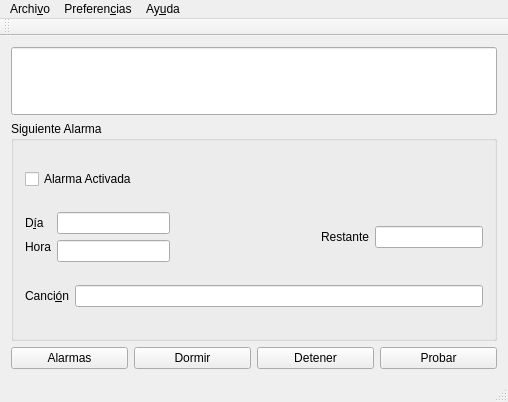
<?xml version="1.0" encoding="UTF-8"?>
<ui version="4.0">
 <class>MainWindow</class>
 <widget class="QMainWindow" name="MainWindow">
  <property name="geometry">
   <rect>
    <x>0</x>
    <y>0</y>
    <width>508</width>
    <height>402</height>
   </rect>
  </property>
  <property name="sizePolicy">
   <sizepolicy hsizetype="Fixed" vsizetype="Fixed">
    <horstretch>0</horstretch>
    <verstretch>0</verstretch>
   </sizepolicy>
  </property>
  <property name="windowTitle">
   <string>Despertador</string>
  </property>
  <widget class="QWidget" name="centralWidget">
   <layout class="QVBoxLayout" name="verticalLayout_3">
    <item>
     <layout class="QHBoxLayout" name="horizontalLayout">
      <item>
       <layout class="QVBoxLayout" name="verticalLayout_2">
        <item>
         <widget class="QLineEdit" name="LEtime">
          <property name="font">
           <font>
            <pointsize>40</pointsize>
           </font>
          </property>
          <property name="alignment">
           <set>Qt::AlignCenter</set>
          </property>
          <property name="readOnly">
           <bool>true</bool>
          </property>
         </widget>
        </item>
       </layout>
      </item>
     </layout>
    </item>
    <item>
     <widget class="QGroupBox" name="groupBox">
      <property name="sizePolicy">
       <sizepolicy hsizetype="Preferred" vsizetype="Expanding">
        <horstretch>0</horstretch>
        <verstretch>0</verstretch>
       </sizepolicy>
      </property>
      <property name="title">
       <string>Siguiente Alarma</string>
      </property>
      <layout class="QVBoxLayout" name="verticalLayout">
       <item>
        <widget class="QCheckBox" name="CHKenableAlarm">
         <property name="text">
          <string>Alarma Activada</string>
         </property>
        </widget>
       </item>
       <item>
        <layout class="QHBoxLayout" name="horizontalLayout_4">
         <item>
          <layout class="QFormLayout" name="formLayout">
           <item row="0" column="0">
            <widget class="QLabel" name="label_4">
             <property name="sizePolicy">
              <sizepolicy hsizetype="Minimum" vsizetype="Preferred">
               <horstretch>0</horstretch>
               <verstretch>0</verstretch>
              </sizepolicy>
             </property>
             <property name="text">
              <string>D&amp;ía</string>
             </property>
             <property name="buddy">
              <cstring>LEday</cstring>
             </property>
            </widget>
           </item>
           <item row="0" column="1">
            <widget class="QLineEdit" name="LEday">
             <property name="readOnly">
              <bool>true</bool>
             </property>
            </widget>
           </item>
           <item row="1" column="0">
            <widget class="QLabel" name="label">
             <property name="sizePolicy">
              <sizepolicy hsizetype="Minimum" vsizetype="Fixed">
               <horstretch>0</horstretch>
               <verstretch>0</verstretch>
              </sizepolicy>
             </property>
             <property name="text">
              <string>Hora</string>
             </property>
             <property name="buddy">
              <cstring>LEnextAlarm</cstring>
             </property>
            </widget>
           </item>
           <item row="1" column="1">
            <widget class="QLineEdit" name="LEnextAlarm">
             <property name="readOnly">
              <bool>true</bool>
             </property>
            </widget>
           </item>
          </layout>
         </item>
         <item>
          <spacer name="horizontalSpacer">
           <property name="orientation">
            <enum>Qt::Horizontal</enum>
           </property>
           <property name="sizeHint" stdset="0">
            <size>
             <width>76</width>
             <height>20</height>
            </size>
           </property>
          </spacer>
         </item>
         <item>
          <layout class="QHBoxLayout" name="horizontalLayout_3">
           <item>
            <widget class="QLabel" name="label_2">
             <property name="sizePolicy">
              <sizepolicy hsizetype="Minimum" vsizetype="Fixed">
               <horstretch>0</horstretch>
               <verstretch>0</verstretch>
              </sizepolicy>
             </property>
             <property name="text">
              <string>Restante</string>
             </property>
             <property name="buddy">
              <cstring>LEleftAlarm</cstring>
             </property>
            </widget>
           </item>
           <item>
            <widget class="QLineEdit" name="LEleftAlarm">
             <property name="readOnly">
              <bool>true</bool>
             </property>
            </widget>
           </item>
          </layout>
         </item>
        </layout>
       </item>
       <item>
        <layout class="QHBoxLayout" name="horizontalLayout_5">
         <item>
          <widget class="QLabel" name="label_3">
           <property name="sizePolicy">
            <sizepolicy hsizetype="Minimum" vsizetype="Fixed">
             <horstretch>0</horstretch>
             <verstretch>0</verstretch>
            </sizepolicy>
           </property>
           <property name="text">
            <string>Canci&amp;ón</string>
           </property>
           <property name="buddy">
            <cstring>LEsong</cstring>
           </property>
          </widget>
         </item>
         <item>
          <widget class="QLineEdit" name="LEsong">
           <property name="readOnly">
            <bool>true</bool>
           </property>
          </widget>
         </item>
        </layout>
       </item>
      </layout>
     </widget>
    </item>
    <item>
     <layout class="QHBoxLayout" name="horizontalLayout_2">
      <item>
       <widget class="QPushButton" name="BTNAlarms">
        <property name="text">
         <string>Alarmas</string>
        </property>
       </widget>
      </item>
      <item>
       <widget class="QPushButton" name="BTNsleep">
        <property name="text">
         <string>Dormir</string>
        </property>
       </widget>
      </item>
      <item>
       <widget class="QPushButton" name="BTNstop">
        <property name="text">
         <string>Detener</string>
        </property>
       </widget>
      </item>
      <item>
       <widget class="QPushButton" name="BTNtest">
        <property name="text">
         <string>Probar</string>
        </property>
       </widget>
      </item>
     </layout>
    </item>
   </layout>
  </widget>
  <widget class="QMenuBar" name="menuBar">
   <property name="geometry">
    <rect>
     <x>0</x>
     <y>0</y>
     <width>508</width>
     <height>30</height>
    </rect>
   </property>
   <widget class="QMenu" name="menuArchivo">
    <property name="title">
     <string>Archi&amp;vo</string>
    </property>
    <addaction name="actionSalir"/>
   </widget>
   <widget class="QMenu" name="menuPreferencias">
    <property name="title">
     <string>Preferen&amp;cias</string>
    </property>
    <addaction name="actionConfigurar"/>
   </widget>
   <widget class="QMenu" name="menuAyuda">
    <property name="title">
     <string>Ay&amp;uda</string>
    </property>
    <addaction name="actionAcerca_de"/>
    <addaction name="actionAcerca_de_Qt"/>
   </widget>
   <addaction name="menuArchivo"/>
   <addaction name="menuPreferencias"/>
   <addaction name="menuAyuda"/>
  </widget>
  <widget class="QToolBar" name="mainToolBar">
   <attribute name="toolBarArea">
    <enum>TopToolBarArea</enum>
   </attribute>
   <attribute name="toolBarBreak">
    <bool>false</bool>
   </attribute>
  </widget>
  <widget class="QStatusBar" name="statusBar"/>
  <action name="actionAcerca_de">
   <property name="text">
    <string>&amp;Acerca de...</string>
   </property>
  </action>
  <action name="actionSalir">
   <property name="text">
    <string>&amp;Salir</string>
   </property>
  </action>
  <action name="actionConfigurar">
   <property name="text">
    <string>&amp;Configurar...</string>
   </property>
  </action>
  <action name="actionAlarmas">
   <property name="text">
    <string>Alarmas</string>
   </property>
  </action>
  <action name="actionAcerca_de_Qt">
   <property name="text">
    <string>Acerca &amp;de Qt</string>
   </property>
  </action>
 </widget>
 <layoutdefault spacing="6" margin="11"/>
 <resources/>
 <connections>
  <connection>
   <sender>actionSalir</sender>
   <signal>triggered()</signal>
   <receiver>MainWindow</receiver>
   <slot>close()</slot>
   <hints>
    <hint type="sourcelabel">
     <x>-1</x>
     <y>-1</y>
    </hint>
    <hint type="destinationlabel">
     <x>199</x>
     <y>149</y>
    </hint>
   </hints>
  </connection>
 </connections>
</ui>
